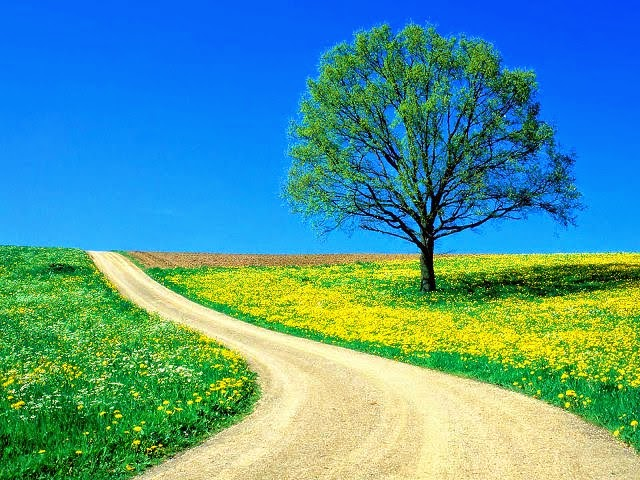
#> input picture Imagens/paisagem1.jpg, 640 x 480 px, found by its file name
$ python ExPaisagem.py
#> lines starting #> are read from the running program, lines starting #| are printed output that depends on the picture; after the words box and inside, x2 and y2 are one past the last pixel; in counts of white or black regions, pixels touching at a corner belong together
import cv2
import numpy as np

# Lendo imagem
image = cv2.imread('../../imagens/paisagem1.jpg')
#> image is the input picture: shape (480, 640, 3); mean B, G, R 151.1, 152.1, 81.2

# Mostrar imagem original
cv2.imshow('Original', image)

#Converte para HSV
img_hsv = cv2.cvtColor(image, cv2.COLOR_BGR2HSV)
#> img_hsv: shape (480, 640, 3); mean H, S, V 72, 194.5, 203.2

#Limites da mascara
lower_blue = np.array([84,0,0])
upper_blue = np.array([135,255,255])

#Cria mascara
mask = cv2.inRange(img_hsv, lower_blue, upper_blue)
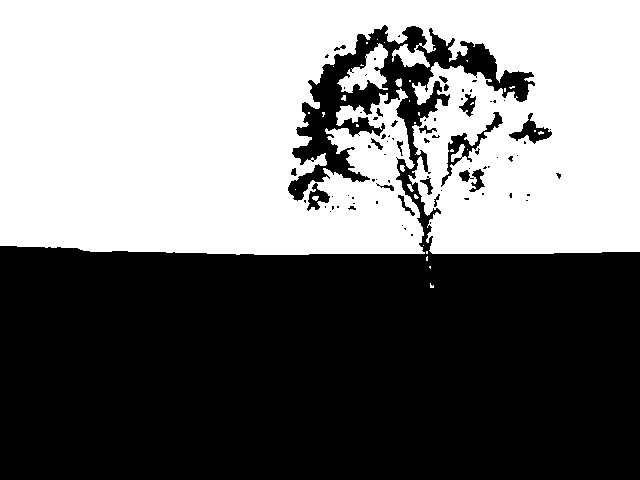
#> mask: shape (480, 640); 47.6% white; 34 white regions (27 under 20 px), largest, box (x1, y1, x2, y2) and area: (0, 0, 640, 255) 144662, (337, 43, 388, 93) 1134, (395, 78, 402, 87) 45

#Aplica mascara na imagem original
res = cv2.bitwise_and(image, image, mask=mask)
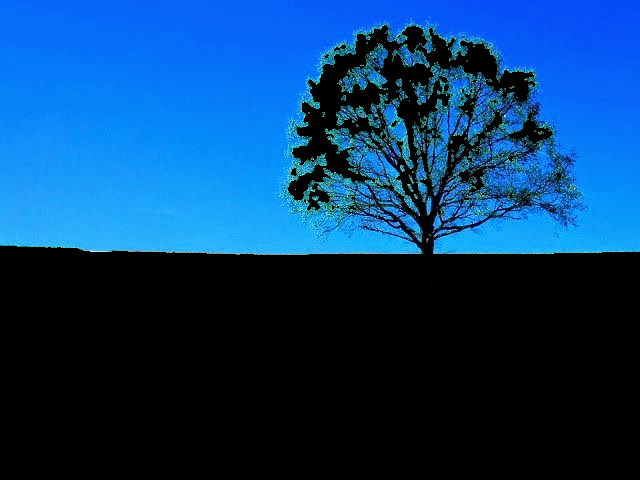
#> res: shape (480, 640, 3); mean B, G, R 108, 59.5, 8.7

cv2.imshow('Imagem', res)

cv2.waitKey(0)

$ run again, with Imagens/elefante.jpg copied over Imagens/paisagem1.jpg
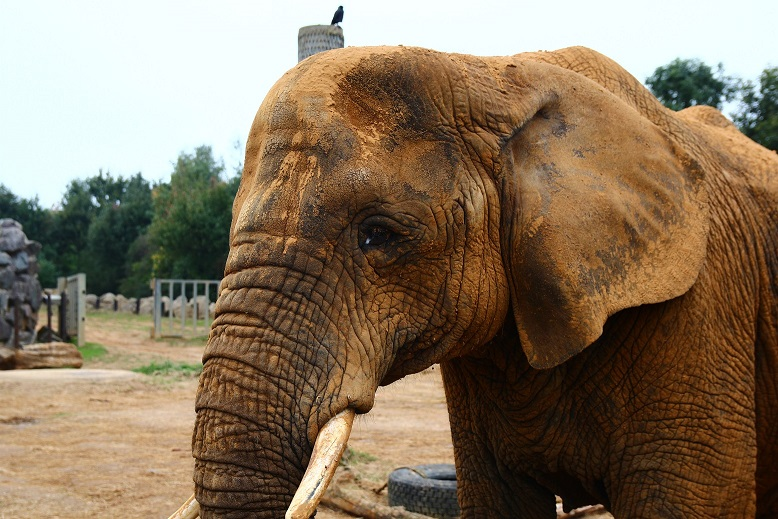
#> input picture Imagens/elefante.jpg, 778 x 519 px, found by its file name
#> image is the input picture: shape (519, 778, 3); mean B, G, R 95.2, 117.2, 135.3
#> img_hsv: shape (519, 778, 3); mean H, S, V 34.8, 118.6, 139.5
#> `mask = cv2.inRange(img_hsv, lower_blue, upper_blue)`:
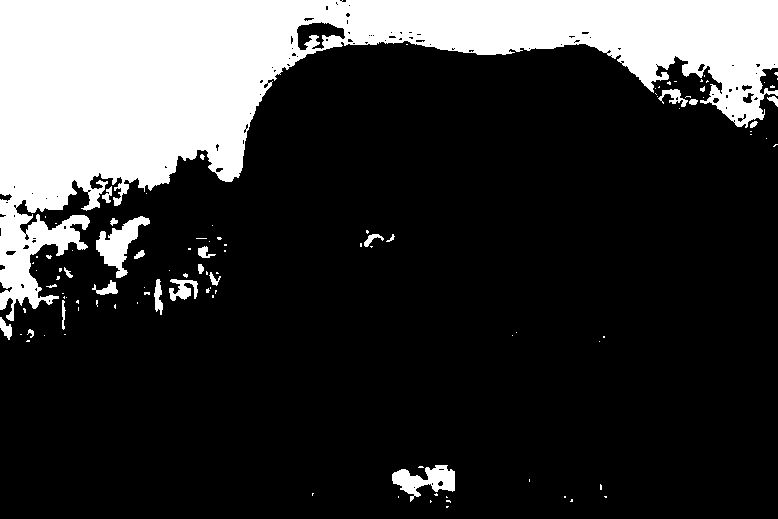
#> mask: shape (519, 778); 21.8% white; 106 white regions (81 under 20 px), largest, box (x1, y1, x2, y2) and area: (0, 0, 778, 321) 83273, (96, 216, 150, 278) 1347, (392, 465, 455, 502) 1154
#> `res = cv2.bitwise_and(image, image, mask=mask)`:
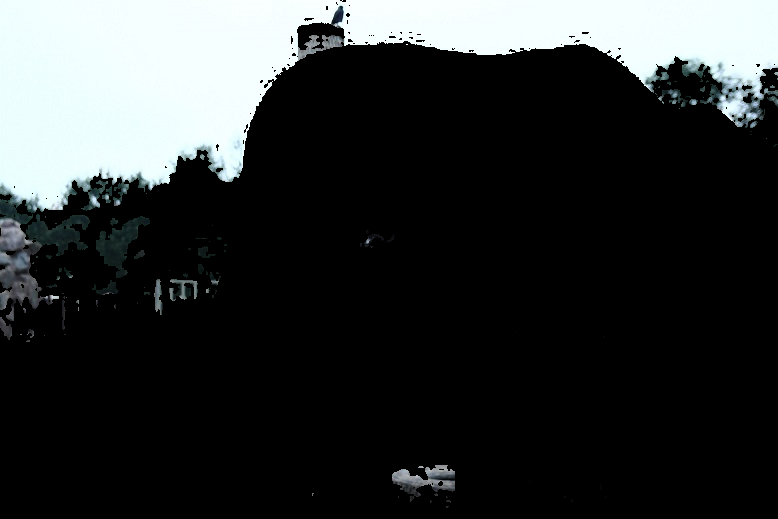
#> res: shape (519, 778, 3); mean B, G, R 50, 49.9, 47
